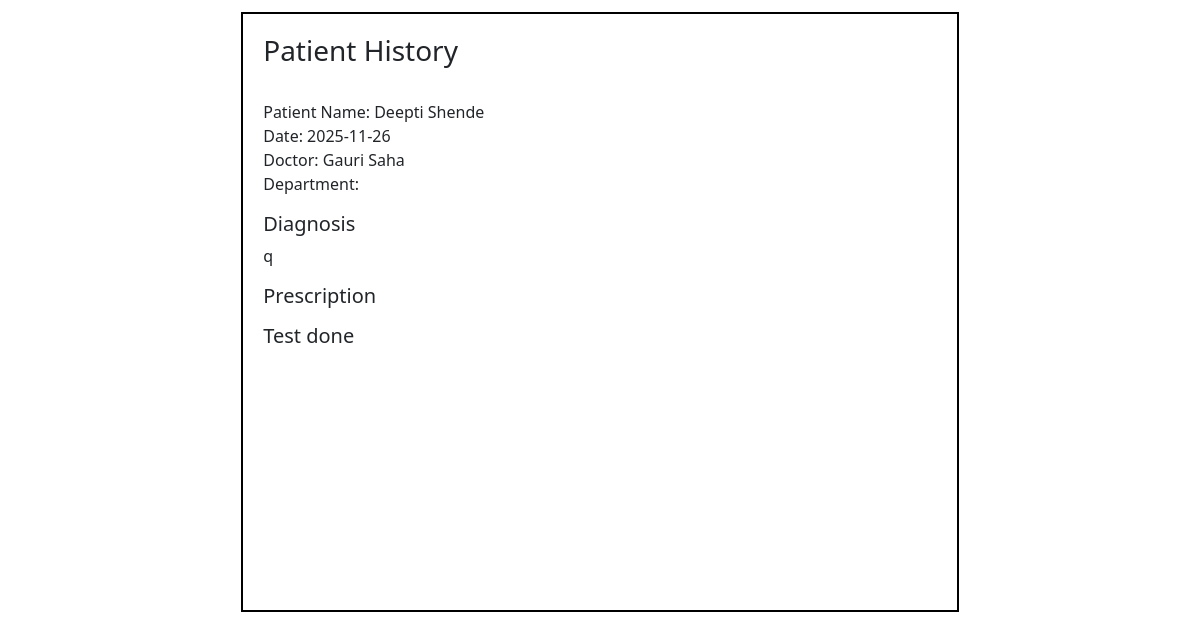
The page /view_patient_history/22 on the database its author committed.
### application/models.py (models this page shows)
class Patient(db.Model):
    __tablename__ = "Patient"
    patient_id = db.Column(db.Integer, primary_key=True)
    name = db.Column(db.String(), nullable=False)
    phone = db.Column(db.String())
    age = db.Column(db.Integer)
    gender = db.Column(db.String())
    email = db.Column(db.String(), unique=True)
    username = db.Column(db.String(), unique=True, nullable=False)
    password = db.Column(db.String(), nullable=False)
    address = db.Column(db.String())
    patient_type = db.Column(db.String(), default='OPD')  # OPD/IPD
    status = db.Column(db.String(), default='Active')
    consultant = db.Column(db.Integer, db.ForeignKey('Doctor.doctor_id'))  #foreignkey
    appointments = db.relationship('Appointment', backref='patient', lazy=True)  # relationship
    treatment = db.relationship('Treatment', backref='patient', lazy=True) #realtionship

class Appointment(db.Model):
    __tablename__ = "Appointment"
    appointment_id = db.Column(db.Integer, primary_key=True)
    date = db.Column(db.String() , nullable=False)
    time = db.Column(db.String(), nullable=False)
    status = db.Column(db.String(), default='Upcoming', nullable=False)
    doctor_id = db.Column(db.Integer, db.ForeignKey('Doctor.doctor_id'))   #foreignkey
    patient_id = db.Column(db.Integer, db.ForeignKey('Patient.patient_id'))  #foreignkey

class Doctor(db.Model):
    __tablename__ = "Doctor"
    doctor_id = db.Column(db.Integer, primary_key=True)
    name = db.Column(db.String(), nullable = False)
    phone = db.Column(db.String(), nullable = False)
    age = db.Column(db.Integer, nullable = False)
    gender = db.Column(db.String(), nullable = False)
    email = db.Column(db.String(), unique=True, nullable = False)
    username = db.Column(db.String(), unique=True, nullable=False)
    password = db.Column(db.String(), nullable=False)
    appointments = db.relationship('Appointment', backref='doctor', lazy=True)  # relationship
    dept_id= db.Column(db.Integer, db.ForeignKey('Department.department_id'))    #foreignkey
    role = db.Column(db.String())
    info = db.Column(db.String())
    exp_year = db.Column(db.Integer)

class Treatment(db.Model):
    __tablename__ = "Treatment"
    treatment_id = db.Column(db.Integer, primary_key=True)
    diagnosis = db.Column(db.String(), nullable=False)
    prescription = db.Column(db.String(), nullable=False)
    status = db.Column(db.String(), nullable=False, default='Active')  #Active/Discharged
    test_reports = db.Column(db.String(), nullable=True)
    doctor_id = db.Column(db.Integer, db.ForeignKey('Doctor.doctor_id'))  #foerignkey
    patient_id = db.Column(db.Integer, db.ForeignKey('Patient.patient_id')) #foreignkey
    appointment_id = db.Column(db.Integer, db.ForeignKey('Appointment.appointment_id'))   #Foreign key
    appointment = db.relationship('Appointment', backref='treatments', lazy=True)  #relationship

### application/controllers.py (the view)
@app.route("/view_patient_history/<int:appoint_id>")
def view_patient_history(appoint_id):
    appoint = Appointment.query.filter_by(appointment_id=appoint_id).first()
    treatment = Treatment.query.filter_by(appointment_id=appoint_id).first()
    viewer = None
    if 'doctor_id' in session:
        viewer = "doctor"
    elif 'patient_id' in session:
        viewer = "patient"
    elif 'admin_id' in session:
        viewer = "admin"
    return render_template('view_ph.html', appoint=appoint, treatment=treatment, viewer=viewer)

### templates/view_ph.html (shortened to what this page needs)
<!DOCTYPE html>
<html lang="en">
    <head>
        <link rel="stylesheet" href="/static/style.css">
        <link href="https://cdn.jsdelivr.net/npm/bootstrap@5.3.8/dist/css/bootstrap.min.css" rel="stylesheet"
>
    </head>
    <body>
        <div id="main">
            <div id="canvas">
                 <div class="d-flex justify-content-between align-items-center">
                        <h3 class="headings">Patient History</h3>
                </div> <br>
                <ul class="list-unstyled">
                    <li>Patient Name: {{appoint.patient.name}}</li>
                    <li>Date: {{appoint.date}}</li>
                    <li>Doctor: {{appoint.doctor.name}}</li>
                    <li>Department: {{appoint.doctor.department}}</li>
                </ul>
                <h5>Diagnosis</h5>
                <p>{{treatment.diagnosis}}</p>
                <h5>Prescription</h5>
                <h5>Test done</h5>
            </div>
        </div>
    </body>
</html>

### static/style.css (style rules this page uses)
* { margin: 0; }
#main,canvas { border: 2px solid white; margin-top: 10px; height: auto; }
#canvas { width: 60%; height: 600px; margin:auto; border: 2px solid black; }

### templates/view_ph.html (style rules this page uses)
#canvas { padding: 20px; }

### rows shown on the page
Patient: patient.name "Deepti Shende"
Appointment: date "2025-11-26"
Doctor: doctor.name "Gauri Saha"
Treatment: diagnosis "q"
